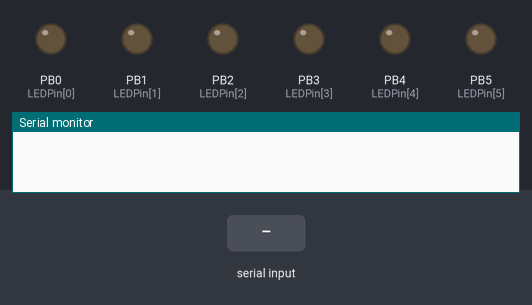
Bench run of a sketch on a simulated ATtiny85, built with avr-gcc and run on an emulated ATtiny85. On the bench: output pins drawn as LEDs (lit = HIGH), the last lines printed to the serial monitor. The test bench sets the inputs (shaded band).

Above: at 1.2 s.
1.3 s: "90,45\n" received over Serial
At 3.1 s:
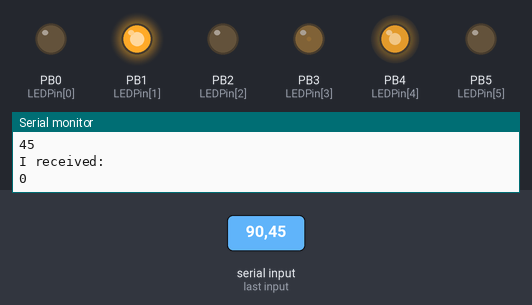
At 4.14 s:
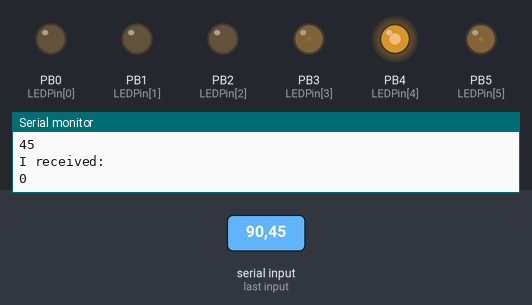
4.3 s: "30,150\n" received over Serial
At 6.46 s:
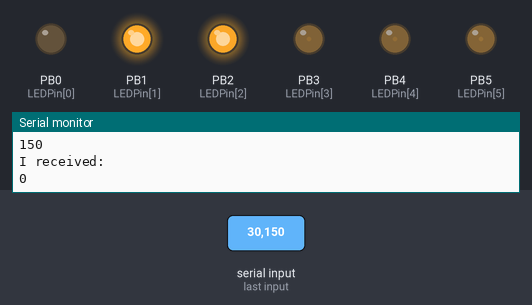
7.3 s: "1\n" received over Serial
10.3 s: "5\n" received over Serial
13.3 s: "200\n" received over Serial
At 15.75 s:
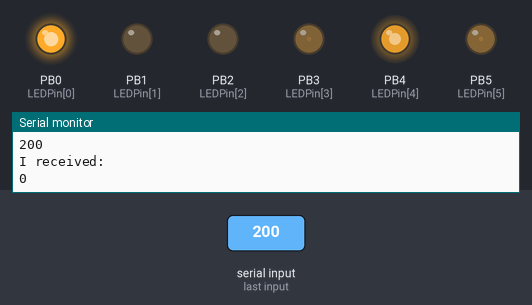
16.3 s: "0\n" received over Serial
Timing chart, 0 to 22.1 s (numbered marks = the images above; inputs shaded):
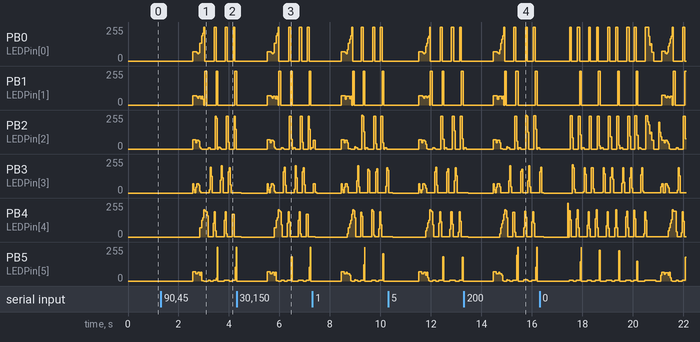

The sketch:

LED_cube_4x4x4.ino
```cpp
#include <avr/pgmspace.h> // allows use of PROGMEM to store patterns in flash

#define CUBESIZE 4
#define PLANESIZE CUBESIZE*CUBESIZE
#define PLANETIME 3333 // time each plane is displayed in us -> 100 Hz refresh
#define TIMECONST 7 // multiplies DisplayTime to get ms - why not =100?

// LED Pattern Table in PROGMEM - last column is display time in 100ms units
// TODO this could be a lot more compact but not with binary pattern representation
const unsigned char PROGMEM okCube[] = {

B1111,B1111,B1111,B1111,B0000,B0000,B0000,B0000,B0000,B0000,B0000,B0000,B0000,B0000,B0000,B0000,10,
B0111,B0111,B0111,B0111,B1000,B1000,B1000,B1000,B0000,B0000,B0000,B0000,B0000,B0000,B0000,B0000,10,
B0011,B0011,B0011,B0011,B0100,B0100,B0100,B0100,B1000,B1000,B1000,B1000,B0000,B0000,B0000,B0000,10,
B0001,B0001,B0001,B0001,B0010,B0010,B0010,B0010,B0100,B0100,B0100,B0100,B1000,B1000,B1000,B1000,10,

B0001,B0001,B0001,B0001,B0001,B0001,B0001,B0001,B0010,B0010,B0010,B0010,B0100,B0100,B0100,B0100,10,
B0001,B0001,B0001,B0001,B0001,B0001,B0001,B0001,B0001,B0001,B0001,B0001,B0010,B0010,B0010,B0010,10,
B0001,B0001,B0001,B0001,B0001,B0001,B0001,B0001,B0001,B0001,B0001,B0001,B0001,B0001,B0001,B0001,10,
B0010,B0001,B0001,B0001,B0010,B0001,B0001,B0001,B0010,B0001,B0001,B0001,B0010,B0001,B0001,B0001,10,

B0100,B0010,B0001,B0001,B0100,B0010,B0001,B0001,B0100,B0010,B0001,B0001,B0100,B0010,B0001,B0001,10,
B1000,B0100,B0010,B0001,B1000,B0100,B0010,B0001,B1000,B0100,B0010,B0001,B1000,B0100,B0010,B0001,10,
B0000,B1100,B0011,B0000,B0000,B1100,B0011,B0000,B0000,B1100,B0011,B0000,B0000,B1100,B0011,B0000,10,
B0000,B0011,B1100,B0000,B0000,B0011,B1100,B0000,B0000,B0011,B1100,B0000,B0000,B0011,B1100,B0000,10,

B0001,B0010,B0100,B1000,B0001,B0010,B0100,B1000,B0001,B0010,B0100,B1000,B0001,B0010,B0100,B1000,10,
B0010,B0010,B0100,B0100,B0010,B0010,B0100,B0100,B0010,B0010,B0100,B0100,B0010,B0010,B0100,B0100,10,
B0100,B0100,B0010,B0010,B0100,B0100,B0010,B0010,B0100,B0100,B0010,B0010,B0100,B0100,B0010,B0010,10,
B1000,B0100,B0010,B0001,B1000,B0100,B0010,B0001,B1000,B0100,B0010,B0001,B1000,B0100,B0010,B0001,10,

B0000,B1100,B0011,B0000,B0000,B1100,B0011,B0000,B0000,B1100,B0011,B0000,B0000,B1100,B0011,B0000,10,
B0000,B0011,B1100,B0000,B0000,B0011,B1100,B0000,B0000,B0011,B1100,B0000,B0000,B0011,B1100,B0000,10,
B0001,B0010,B0100,B1000,B0001,B0010,B0100,B1000,B0001,B0010,B0100,B1000,B0001,B0010,B0100,B1000,10,
B1000,B0100,B0010,B0001,B1000,B0100,B0010,B0001,B1000,B0100,B0010,B0001,B1000,B0100,B0010,B0001,10,

B0000,B1100,B0011,B0000,B0000,B1100,B0011,B0000,B0000,B1100,B0011,B0000,B0000,B1100,B0011,B0000,10,
B0000,B0011,B1100,B0000,B0000,B0011,B1100,B0000,B0000,B0011,B1100,B0000,B0000,B0011,B1100,B0000,10,
B0001,B0010,B0100,B1000,B0001,B0010,B0100,B1000,B0001,B0010,B0100,B1000,B0001,B0010,B0100,B1000,10,
B0010,B0010,B0100,B0100,B0010,B0010,B0100,B0100,B0010,B0010,B0100,B0100,B0010,B0010,B0100,B0100,10,

B0100,B0100,B0010,B0010,B0100,B0100,B0010,B0010,B0100,B0100,B0010,B0010,B0100,B0100,B0010,B0010,10,
B1000,B0100,B0010,B0001,B1000,B0100,B0010,B0001,B1000,B0100,B0010,B0001,B1000,B0100,B0010,B0001,10,
B0000,B1100,B0011,B0000,B0000,B1100,B0011,B0000,B0000,B1100,B0011,B0000,B0000,B1100,B0011,B0000,10,
B0000,B0011,B1100,B0000,B0000,B0011,B1100,B0000,B0000,B0011,B1100,B0000,B0000,B0011,B1100,B0000,10,

B0001,B0010,B0100,B1000,B0001,B0010,B0100,B1000,B0001,B0010,B0100,B1000,B0001,B0010,B0100,B1000,10,
B1000,B0100,B0010,B0001,B1000,B0100,B0010,B0001,B1000,B0100,B0010,B0001,B1000,B0100,B0010,B0001,10,
B0000,B1100,B0011,B0000,B0000,B1100,B0011,B0000,B0000,B1100,B0011,B0000,B0000,B1100,B0011,B0000,10,
B0000,B0011,B1100,B0000,B0000,B0011,B1100,B0000,B0000,B0011,B1100,B0000,B0000,B0011,B1100,B0000,10,

B0001,B0010,B0100,B1000,B0001,B0010,B0100,B1000,B0001,B0010,B0100,B1000,B0001,B0010,B0100,B1000,10,
B0010,B0010,B0100,B0100,B0010,B0010,B0100,B0100,B0010,B0010,B0100,B0100,B0010,B0010,B0100,B0100,10,
B0100,B0100,B0010,B0010,B0100,B0100,B0010,B0010,B0100,B0100,B0010,B0010,B0100,B0100,B0010,B0010,10,
B1000,B0100,B0010,B0001,B1000,B0100,B0010,B0001,B1000,B0100,B0010,B0001,B1000,B0100,B0010,B0001,10,

B0000,B1100,B0011,B0000,B0000,B1100,B0011,B0000,B0000,B1100,B0011,B0000,B0000,B1100,B0011,B0000,10,
B0000,B0011,B1100,B0000,B0000,B0011,B1100,B0000,B0000,B0011,B1100,B0000,B0000,B0011,B1100,B0000,10,
B0001,B0010,B0100,B1000,B0001,B0010,B0100,B1000,B0001,B0010,B0100,B1000,B0001,B0010,B0100,B1000,10,
B1000,B0100,B0010,B0001,B1000,B0100,B0010,B0001,B1000,B0100,B0010,B0001,B1000,B0100,B0010,B0001,10,

B0000,B1100,B0011,B0000,B0000,B1100,B0011,B0000,B0000,B1100,B0011,B0000,B0000,B1100,B0011,B0000,10,
B0000,B0011,B1100,B0000,B0000,B0011,B1100,B0000,B0000,B0011,B1100,B0000,B0000,B0011,B1100,B0000,10,
B0001,B0010,B0100,B1000,B0001,B0010,B0100,B1000,B0001,B0010,B0100,B1000,B0001,B0010,B0100,B1000,10,
B0010,B0010,B0100,B0100,B0010,B0010,B0100,B0100,B0010,B0010,B0100,B0100,B0010,B0010,B0100,B0100,10,

B0100,B0100,B0010,B0010,B0100,B0100,B0010,B0010,B0100,B0100,B0010,B0010,B0100,B0100,B0010,B0010,10,
B1000,B0100,B0010,B0001,B1000,B0100,B0010,B0001,B1000,B0100,B0010,B0001,B1000,B0100,B0010,B0001,10,
B0000,B1100,B0011,B0000,B0000,B1100,B0011,B0000,B0000,B1100,B0011,B0000,B0000,B1100,B0011,B0000,10,
B0000,B0011,B1100,B0000,B0000,B0011,B1100,B0000,B0000,B0011,B1100,B0000,B0000,B0011,B1100,B0000,10,

B0001,B0010,B0100,B1000,B0001,B0010,B0100,B1000,B0001,B0010,B0100,B1000,B0001,B0010,B0100,B1000,10,
B1000,B0100,B0010,B0001,B1000,B0100,B0010,B0001,B1000,B0100,B0010,B0001,B1000,B0100,B0010,B0001,10,
B0000,B1100,B0011,B0000,B0000,B1100,B0011,B0000,B0000,B1100,B0011,B0000,B0000,B1100,B0011,B0000,10,
B0000,B0011,B1100,B0000,B0000,B0011,B1100,B0000,B0000,B0011,B1100,B0000,B0000,B0011,B1100,B0000,10,

B0001,B0010,B0100,B1000,B0001,B0010,B0100,B1000,B0001,B0010,B0100,B1000,B0001,B0010,B0100,B1000,10,
B0010,B0010,B0100,B0100,B0010,B0010,B0100,B0100,B0010,B0010,B0100,B0100,B0010,B0010,B0100,B0100,10,
B0100,B0100,B0010,B0010,B0100,B0100,B0010,B0010,B0100,B0100,B0010,B0010,B0100,B0100,B0010,B0010,10,
B1000,B0100,B0010,B0001,B1000,B0100,B0010,B0001,B1000,B0100,B0010,B0001,B1000,B0100,B0010,B0001,10,

B0000,B1100,B0011,B0000,B0000,B1100,B0011,B0000,B0000,B1100,B0011,B0000,B0000,B1100,B0011,B0000,10,
B0000,B0011,B1100,B0000,B0000,B0011,B1100,B0000,B0000,B0011,B1100,B0000,B0000,B0011,B1100,B0000,10,
B0001,B0010,B0100,B1000,B0001,B0010,B0100,B1000,B0001,B0010,B0100,B1000,B0001,B0010,B0100,B1000,10,
B1000,B0100,B0010,B0001,B1000,B0100,B0010,B0001,B1000,B0100,B0010,B0001,B1000,B0100,B0010,B0001,10,

B0000,B1100,B0011,B0000,B0000,B1100,B0011,B0000,B0000,B1100,B0011,B0000,B0000,B1100,B0011,B0000,10,
B0000,B0011,B1100,B0000,B0000,B0011,B1100,B0000,B0000,B0011,B1100,B0000,B0000,B0011,B1100,B0000,10,
B0001,B0010,B0100,B1000,B0001,B0010,B0100,B1000,B0001,B0010,B0100,B1000,B0001,B0010,B0100,B1000,10,
B0010,B0010,B0100,B0100,B0010,B0010,B0100,B0100,B0010,B0010,B0100,B0100,B0010,B0010,B0100,B0100,10,

B0100,B0100,B0010,B0010,B0100,B0100,B0010,B0010,B0100,B0100,B0010,B0010,B0100,B0100,B0010,B0010,10,
B1000,B0100,B0010,B0001,B1000,B0100,B0010,B0001,B1000,B0100,B0010,B0001,B1000,B0100,B0010,B0001,10,
B0000,B1100,B0011,B0000,B0000,B1100,B0011,B0000,B0000,B1100,B0011,B0000,B0000,B1100,B0011,B0000,10,
B0000,B0011,B1100,B0000,B0000,B0011,B1100,B0000,B0000,B0011,B1100,B0000,B0000,B0011,B1100,B0000,10,

B0001,B0010,B0100,B1000,B0001,B0010,B0100,B1000,B0001,B0010,B0100,B1000,B0001,B0010,B0100,B1000,10,
B0000,B0010,B0100,B0000,B0001,B0010,B0100,B1000,B0001,B0010,B0100,B1000,B0001,B0010,B0100,B1000,10,
B0000,B0000,B0000,B0000,B0000,B0010,B0100,B0000,B0001,B0010,B0100,B1000,B0001,B0010,B0100,B1000,10,
B0000,B0000,B0000,B0000,B0000,B0000,B0000,B0000,B0000,B0010,B0100,B0000,B0001,B0010,B0100,B1000,10,

B0000,B0000,B0000,B0000,B0000,B0000,B0000,B0000,B0000,B0000,B0000,B0000,B0000,B0010,B0100,B0000,10,
B0000,B0000,B0000,B0000,B0000,B0000,B0000,B0000,B0000,B0000,B0000,B0000,B0000,B0000,B0000,B0000,10,
B0000,B0000,B0000,B0000,B0000,B0000,B0000,B0000,B0000,B0000,B0000,B0000,B0000,B0000,B0000,B1000,10,
B0000,B0000,B0000,B0000,B0000,B0000,B0000,B0000,B0000,B0000,B0000,B1000,B0000,B0010,B0000,B1000,10,


// this is a dummy element for end of table (duration=0) aka !!!DO NOT TOUCH!!!
B0000, B0000, B0000, B0000, B0000, B0000, B0000, B0000, B0000, B0000, B0000, B0000, B0000, B0000, B0000, B0000, 0
};

const unsigned char PROGMEM listenCube[] = {

B1001,B0110,B0110,B1001,B0000,B0110,B0110,B0000,B0000,B0100,B0010,B0000,B0000,B0000,B0000,B0000,10,
B1101,B0111,B1110,B1011,B1001,B0110,B0110,B1001,B0000,B0110,B0110,B0000,B0000,B0100,B0010,B0000,10,
B1111,B1111,B1111,B1111,B1101,B0111,B1110,B1011,B1001,B0110,B0110,B1001,B0000,B0110,B0110,B0000,10,
B1111,B1111,B1111,B1111,B1111,B1111,B1111,B1111,B1101,B0111,B1110,B1011,B1001,B0110,B0110,B1001,10,
B1111,B1111,B1111,B1111,B1111,B1111,B1111,B1111,B1111,B1111,B1111,B1111,B1101,B0111,B1110,B1011,10,
B1111,B1111,B1111,B1111,B1111,B1111,B1111,B1111,B1111,B1111,B1111,B1111,B1111,B1111,B1111,B1111,10,
B0000,B0000,B0000,B0000,B0000,B0000,B0000,B0000,B0000,B0000,B0000,B0000,B0000,B0000,B0000,B0000,10,
B1111,B1111,B1111,B1111,B1111,B1111,B1111,B1111,B1111,B1111,B1111,B1111,B1111,B1111,B1111,B1111,10,
B1111,B1111,B1111,B1111,B1111,B1111,B1111,B1111,B1111,B1111,B1111,B1111,B0000,B0000,B0000,B0000,10,
B1111,B1111,B1111,B1111,B1111,B1111,B1111,B1111,B0000,B0000,B0000,B0000,B0000,B0000,B0000,B0000,10,
B1111,B1111,B1111,B1111,B0000,B0000,B0000,B0000,B0000,B0000,B0000,B0000,B0000,B0000,B0000,B0000,10,
B0000,B0000,B0000,B0000,B0000,B0000,B0000,B0000,B0000,B0000,B0000,B0000,B0000,B0000,B0000,B0000,10,


// this is a dummy element for end of table (duration=0) aka !!!DO NOT TOUCH!!!
B0000, B0000, B0000, B0000, B0000, B0000, B0000, B0000, B0000, B0000, B0000, B0000, B0000, B0000, B0000, B0000, 0
};

const unsigned char PROGMEM blackCube[] = {

// this is a dummy element for end of table (duration=0) aka !!!DO NOT TOUCH!!!
B0000, B0000, B0000, B0000, B0000, B0000, B0000, B0000, B0000, B0000, B0000, B0000, B0000, B0000, B0000, B0000, 10,
B0000, B0000, B0000, B0000, B0000, B0000, B0000, B0000, B0000, B0000, B0000, B0000, B0000, B0000, B0000, B0000, 0
};


/*
** Defining pins in array makes it easier to rearrange how cube is wired
** Adjust numbers here until LEDs flash in order - L to R, T to B
** Note that analog inputs 0-5 are also digital outputs 14-19!
** Pin DigitalOut0 (serial RX) and AnalogIn5 are left open for future apps
*/

int LEDPin[] = {0, 1, 2, 3, 4, 5, 6, 7, 8, 9, 10, 11, 12, 13, 14, 15};
int PlanePin[] = {16, 17, 18, 19};

int command=5;

int incomingByte = 0;   // for incoming serial data

// initialization
void setup()
{
int pin; // loop counter
// set up LED pins as output (active HIGH)
for (pin=0; pin<PLANESIZE; pin++) {
pinMode( LEDPin[pin], OUTPUT );
}
// set up plane pins as outputs (active LOW)
for (pin=0; pin<CUBESIZE; pin++) {
pinMode( PlanePin[pin], OUTPUT );
}

Serial.begin(9600);     // opens serial port, sets data rate to 9600 bps

}

// display pattern in table until DisplayTime is zero (then repeat)
void loop()
{
// declare variables
byte PatternBuf[PLANESIZE]; // saves current pattern from PatternTable
int PatternIdx;
byte DisplayTime; // time*100ms to display pattern
unsigned long EndTime;
int plane; // loop counter for cube refresh
int patbufidx; // indexes which byte from pattern buffer
int ledrow; // counts LEDs in refresh loop
int ledcol; // counts LEDs in refresh loop
int ledpin; // counts LEDs in refresh loop
int lastcommand=5;

bool changed = true;


// Initialize PatternIdx to beginning of pattern table
PatternIdx = 0;
// loop over entries in pattern table - while DisplayTime>0
do {
// read pattern from PROGMEM and save in array

if (Serial.available() > 0) {
                // read the incoming byte:

                command = Serial.parseInt();

                if(command != lastcommand){

                 lastcommand=command;
                 changed = false;

                }


                // say what you got:
                Serial.println("I received:");
                Serial.println(command, DEC);
        }
if(command==0){

 if(!changed){
  PatternIdx = 0;
  changed= true;
 }

 memcpy_P( PatternBuf, okCube + PatternIdx, PLANESIZE );
PatternIdx += PLANESIZE;
// read DisplayTime from PROGMEM and increment index
DisplayTime = pgm_read_byte_near( okCube + PatternIdx++ );

}else if (command ==1){

   if(!changed){
  PatternIdx = 0;
  changed= true;
 }

 memcpy_P( PatternBuf, listenCube + PatternIdx, PLANESIZE );
PatternIdx += PLANESIZE;
// read DisplayTime from PROGMEM and increment index
DisplayTime = pgm_read_byte_near( listenCube + PatternIdx++ );


}else{

     if(!changed){
  PatternIdx = 0;
  changed= true;
 }

 memcpy_P( PatternBuf, blackCube + PatternIdx, PLANESIZE );
PatternIdx += PLANESIZE;
// read DisplayTime from PROGMEM and increment index
DisplayTime = pgm_read_byte_near( blackCube + PatternIdx++ );


}


// compute EndTime from current time (ms) and DisplayTime
EndTime = millis() + ((unsigned long) DisplayTime) * TIMECONST;

// loop while DisplayTime>0 and current time < EndTime
while ( millis() < EndTime ) {
patbufidx = 0; // reset index counter to beginning of buffer
// loop over planes
for (plane=0; plane<CUBESIZE; plane++) {
// turn previous plane off
if (plane==0) {
digitalWrite( PlanePin[CUBESIZE-1], HIGH );
} else {
digitalWrite( PlanePin[plane-1], HIGH );
}

// load current plane pattern data into ports
ledpin = 0;
for (ledrow=0; ledrow<CUBESIZE; ledrow++) {
for (ledcol=0; ledcol<CUBESIZE; ledcol++) {
digitalWrite( LEDPin[ledpin++], PatternBuf[patbufidx] & (1 << ledcol) );
}
patbufidx++;
}

// turn current plane on
digitalWrite( PlanePin[plane], LOW );
// delay PLANETIME us
delayMicroseconds( PLANETIME );
} // for plane
} // while <EndTime
} while (DisplayTime > 0); // read patterns until time=0 which signals end
}
```

pgmspace.h
```cpp
#ifndef _PGMSPACE_H
#define _PGMSPACE_H

#include <stdarg.h>
#include <unistd.h>
#include <inttypes.h>

#ifndef __ATTR_PROGMEM__
#define __ATTR_PROGMEM__ __attribute__(())
#endif

#ifndef __ATTR_PURE__
#define __ATTR_PURE__ __attribute__((__pure__))
#endif

#undef PROGMEM
#define PROGMEM __ATTR_PROGMEM__

#ifndef PGM_P
#define PGM_P const prog_char *
#endif

#ifdef __cplusplus
extern "C" {
#endif

typedef char PROGMEM prog_char;
extern int strcasecmp_P(const char *, PGM_P) __ATTR_PURE__;
extern int strcmp_P(const char *, PGM_P) __ATTR_PURE__;
extern int strncmp_P(const char *, PGM_P, size_t n) __ATTR_PURE__;
extern size_t strlcat_P (char *, PGM_P, size_t );
extern size_t strnlen_P (PGM_P, size_t );
extern size_t strlen_P (PGM_P);
extern size_t strlen_P (PGM_P);
extern char *strncpy_P(char *dest, PGM_P src, size_t n);
extern void *memcpy_P(void *dest, PGM_P src, size_t n);

static inline uint8_t pgm_read_byte(PGM_P s) { return (uint8_t)*s; }
	static inline uint8_t pgm_read_byte_far(const void *s) { return *(const uint8_t *)s; }
static inline uint16_t pgm_read_word(const void *s) { return *(const uint16_t *)s; }

#define GETBYTE(flag, mask, pnt)        ({      \
       unsigned char __c;                       \
       __c = ((flag) & (mask))                  \
             ? pgm_read_byte(pnt) : *pnt;       \
       pnt++;                                   \
       __c;                                     \
})


#ifdef __cplusplus
}
#endif

#endif
```
